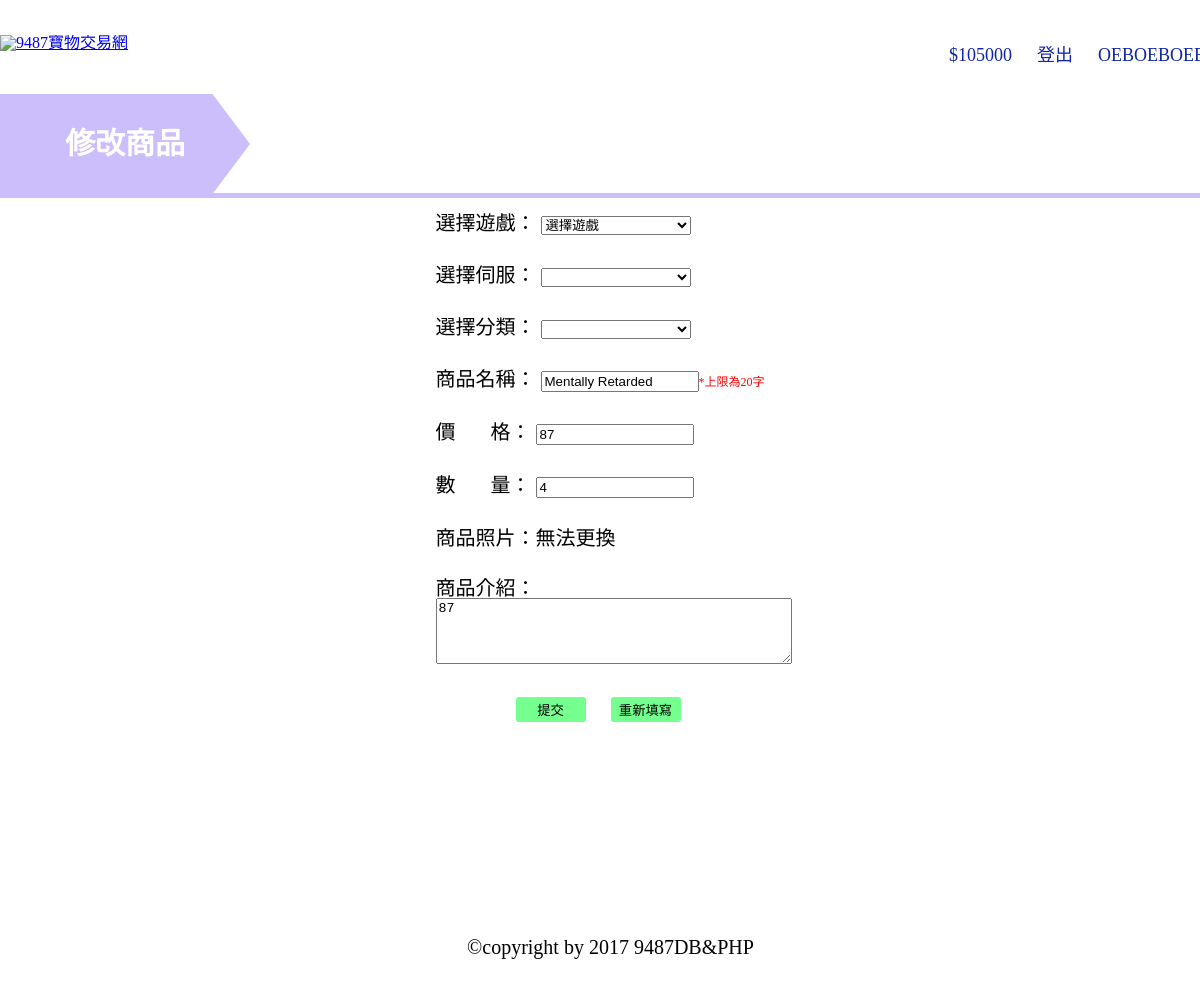
Screenshot of /editproduct.php?&p_code=0d73e2eaedb8 (signed in) with the database file from the repository.
### tables this page shows
CREATE TABLE `user` (
  `U_ID` varchar(12) NOT NULL DEFAULT '',
  `U_PW` varchar(20) DEFAULT NULL,
  `U_NAME` varchar(12) DEFAULT NULL,
  `U_BIRTH` date NOT NULL,
  `U_JOB` varchar(20) DEFAULT NULL,
  `U_GENDER` varchar(8) NOT NULL,
  `U_PHONE` varchar(15) DEFAULT NULL,
  `U_EMAIL` varchar(30) DEFAULT NULL,
  `U_MONEY` int(11) DEFAULT '0',
  `Post_Time` timestamp NOT NULL DEFAULT CURRENT_TIMESTAMP,
  `U_Right` tinyint(1) DEFAULT NULL
);

CREATE TABLE `product` (
  `P_Code` varchar(15) NOT NULL DEFAULT '',
  `P_NAME` varchar(50) DEFAULT NULL,
  `P_Price` int(11) DEFAULT NULL,
  `P_Inv` int(11) DEFAULT NULL,
  `P_SoldAmount` int(11) DEFAULT NULL,
  `P_ImgPath` varchar(100) DEFAULT NULL,
  `Seller_ID` char(12) DEFAULT NULL,
  `P_Game` varchar(15) NOT NULL,
  `P_Server` varchar(20) NOT NULL,
  `P_Classify` varchar(20) NOT NULL,
  `P_Present` varchar(500) DEFAULT NULL,
  `Post_Time` timestamp NOT NULL DEFAULT CURRENT_TIMESTAMP
);

### editproduct.php (the view, shortened to what this page needs)
<?php
$Link = mysqli_connect('localhost','phpholyshit','tingting123','9487');
mysqli_query($Link,"SET NAMES UTF8");
?>
<!DOCTYPE html>
<html lang="en">
<head>
	<link rel="stylesheet" type="text/css" href="css/final.css">
	<link rel="stylesheet" href="https://netdna.bootstrapcdn.com/font-awesome/4.1.0/css/font-awesome.min.css">
</head>
<body>
	<div class="wrap">
		<div class="header">
			<div class="logo">
				<a href="index.php"><img  style="width: 60%;" src="pic/logo.png" alt="9487寶物交易網" title="9487寶物交易網"></a>
			</div>
			<div class="member-set">
				<?php
			if(isset($_SESSION["ID"]))
			{
				$Link = mysqli_connect('localhost','phpholyshit','tingting123','9487');
				$UID = $_SESSION["ID"];
				$result = mysqli_query($Link,"SELECT U_MONEY FROM user WHERE U_ID = '$UID'");
				$row = mysqli_fetch_assoc($result);
				echo "<a href='user.php' class='lid-member'>".$UID."</a>";
				echo "<a href='index.php?&logout=yes' class='lid-member'>登出</a>";
				echo "<a href='#' class='lid-member'>$".$row["U_MONEY"]."</a>";
			}
			?>
			</div>
		</div>
		<div class="content">
			<div class="label-post">
				<div class="label-post-title">
					<h2>修改商品</h2>
				</div>
				<div class="label-post-line"></div>
			</div>
			<?php $p_code = $_GET['p_code']; echo "<form name='theForm' action='editproduct.php?&p_code=$p_code' method = 'post' id = 'changepwd' enctype='multipart/form-data'>";?>
			<div class="main-post">
				<div class="post-data">選擇遊戲：
					<select id="selected-post" name="game" onChange="onChangeColumn1();">
						<script>
							for(i = 0; i<datatree.length; i++){
								$v = datatree[i].name;
								document.writeln("<option value =\""+datatree[i].name+"\">"+datatree[i].name);
							}
						</script>
					</select>
				</div>
				<div class="post-data">選擇伺服：
					<select id="selected-post" name="server" onChange="onChangeColumn2();">
					</select>
				</div>
				<div class="post-data">選擇分類：
					<select id="selected-post" name="classify" onChange="onChangeColumn3();">
					</select>
				</div>
				<?php
					$p_code = $_GET['p_code'];
					$ok = "SELECT * FROM product WHERE P_Code = '$p_code'";
					$okk = mysqli_query($Link,$ok);
					$roww = mysqli_fetch_assoc($okk);
				?>
				<div class="post-data">商品名稱：
					<?php echo "<input id='selected-post' type='text' maxlength='20' name='p_name' value='$roww[P_NAME]'>";?><span>*上限為20字</span>
				</div>
				<div class="post-data" >價 &nbsp;&nbsp;&nbsp;&nbsp;&nbsp;&nbsp;格：
					<?php echo "<input id='selected-post' type='number' min='0' name='p_price' value='$roww[P_Price]'>";?>
				</div>
				<div class="post-data" >數 &nbsp;&nbsp;&nbsp;&nbsp;&nbsp;&nbsp;量：
					<?php echo "<input id='selected-post' type='number' min='0' name='p_inv' value='$roww[P_Inv]'>";?>
				</div>
				<div class="post-data" >商品照片：<?php
					"<input id='selected-post' type='file' name='img' value = '$roww[P_ImgPath]'>";?>無法更換
				</div>
				<div class="post-data" >商品介紹：
					<?php echo "<textarea rows='4' cols='50' name='info'>$roww[P_Present]
					</textarea>";?>
				</div>
				<div class="post-data"> &nbsp;&nbsp;&nbsp;&nbsp;&nbsp;&nbsp;&nbsp;&nbsp;&nbsp;&nbsp;&nbsp;&nbsp;&nbsp;&nbsp;&nbsp;
					<input id="post-btn" type="submit" value="提交"> &nbsp;&nbsp;&nbsp;
					<input id="post-btn" type="reset" value="重新填寫">
				</div>
			</div>
			</form>
		</div>
		<div style="margin-top: 180px;" class="footer">
			<p>©copyright by 2017 9487DB&PHP</p>
		</div>
	</div>
</body>
</html>

### css/final.css (style rules this page uses)
html, body, div, span, applet, object, iframe, h1, h2, h3, h4, h5, h6, p, blockquote, pre, a, abbr, acronym, address, big, cite, code, del, dfn, em, img, ins, kbd, q, s, samp, small, strike, strong, sub, sup, tt, var, b, u, i, center, dl, dt, dd, ol, ul, li, fieldset, form, label, legend, table, caption, tbody, tfoot, thead, tr, th, td, article, aside, canvas, details, embed, figure, figcaption, footer, header, hgroup, menu, nav, output, ruby, section, summary, time, mark, audio, video { margin: 0; padding: 0; border: 0; font-size: 100%; font: inherit; vertical-align: baseline; }
body { line-height: 1; }
img { max-width: 100%; }
body { font-family: Microsoft JhengHei; }
.lid-member { font-family: Microsoft JhengHei; font-size: 18px; color: #1024a5; float: right; padding: 11px 10px 0px 10px; margin-right: 5px; }
.wrap { width: 1221px; margin: 0 auto; }
.header { width: 1221px; margin: 35px auto; }
.logo { float: left; }
.member-set { float: right; }
.member-set a { font-family: Microsoft JhengHei; font-size: 18px; color: #1024a5; text-decoration: none; float: right; padding: 11px 10px 0px 10px; margin-right: 5px; }
.content { width: 1221px; margin: 0 auto; }
.label-post { width: 1221px; margin-top: 30px; }
.label-post-title { float: left; width: 250px; height: 100px; clip-path: polygon(0% 0%, 85% 0%, 100% 50%, 85% 100%, 0% 100%); background: #ccbdfb; }
.label-post-title h2 { font-size: 30px; font-weight: 600; font-family: Microsoft JhengHei; color: #FFF; text-align: center; line-height: 100px; }
.label-post-line { width: 1221px; border-bottom: solid 5px #ccbdfb; padding-top: 99px; }
.main-post { width: 1221px; }
.post-data { width: 350px; padding: 15px; margin: 0 auto; font-family: Microsoft JhengHei; font-size: 20px; }
.post-data span { font-size: 12px; color: red; }
#selected-post { width: 150px; }
#post-btn { width: 70px; height: 25px; border-radius: 3px; background-color: #75ff8e; border: solid 0px #979797; cursor: pointer; }
textarea { width: 100%; }
.footer { margin: 100px 0px 30px 0px; text-align: center; }
.footer p { padding-top: 20px; font-size: 20px; }
body { max-width: 1230px; margin: 0 auto; }

### rows the page displays
user: U_MONEY "105000"
product: p_name "Mentally Retarded", p_price "87", p_inv "4", info "87"
